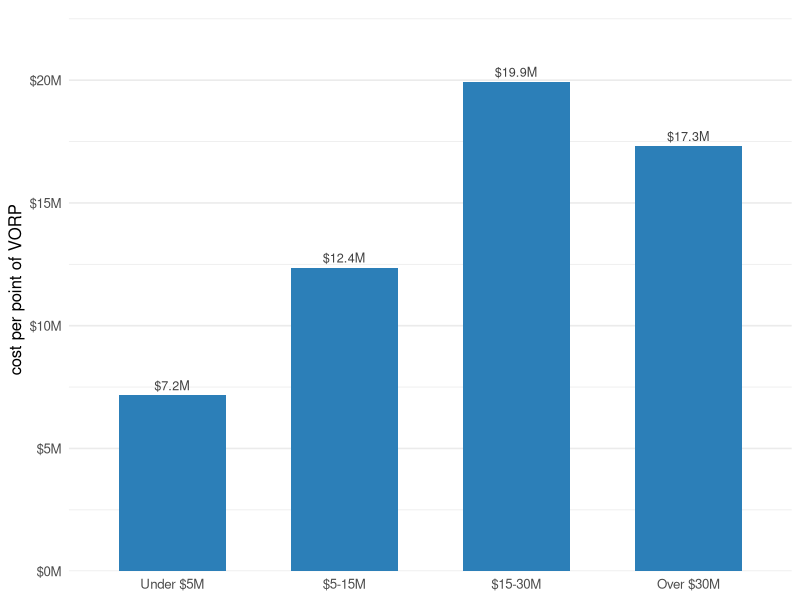

This figure's R source:
## ---- chunk 1
#| label: setup
#| include: false

library(here)
library(dplyr)
library(readr)
library(ggplot2)
library(knitr)

theme_set(theme_minimal(base_size = 12))

analysis <- read_csv(here("blog", "posts", "post2", "data", "derived",
                          "analysis_data.csv"), show_col_types = FALSE) |>
  mutate(band = factor(band, levels = c("Under $5M", "$5-15M",
                                        "$15-30M", "Over $30M")))

cost <- analysis |>
  group_by(band) |>
  summarise(players       = n(),
            median_salary = median(salary_m),
            cost_per_vorp = sum(salary) / sum(pmax(vorp, 0)) / 1e6)

price <- function(b) cost$cost_per_vorp[cost$band == b]
fmt   <- function(x, d = 1) formatC(x, format = "f", digits = d)
## ---- chunk 2
#| label: fig-cost
#| fig-cap: "Total salary divided by total positive VORP, within each salary band. Players with at least 500 minutes in 2025-26, priced against their 2026-27 salary."
#| fig-width: 7
#| fig-height: 3.4
#| echo: false

ggplot(cost, aes(band, cost_per_vorp)) +
  geom_col(fill = "#2c7fb8", width = 0.62) +
  geom_text(aes(label = paste0("$", fmt(cost_per_vorp), "M")),
            vjust = -0.5, size = 3.2, colour = "grey25") +
  scale_y_continuous(labels = scales::label_dollar(suffix = "M"),
                     expand = expansion(mult = c(0, 0.15))) +
  labs(x = NULL, y = "cost per point of VORP") +
  theme(panel.grid.major.x = element_blank())
